Frame 1 (no input): blank canvas, image omitted
Frame 60 (the mouse pressed at the canvas centre just before this capture): blank canvas, image omitted
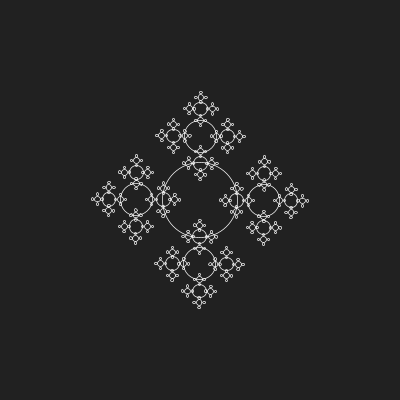
Frame 120 (the mouse held since frame 60 and released just before this capture)

The Processing sketch whose frames 1 and 60 were blank and that drew this single picture after the mouse press (run headless with seeded random() and noise(); from frame 60 on, the mouse is pressed at the canvas centre):

// Processing sketch: Recursion_Circles
// ── Recursion_Circles.pde
/**
 * Recursion
 * Original Code : D.Shiffman
 * Book : Nature of Code
 * Eg.8.3 (Chapter 8)
 *
 */


////////////////////////// GLOBALS ///////////////////////////

void setup() {
  size(400, 400);
}

////////////////////////// SETUP ///////////////////////////

void draw() {
  background(33);
  stroke(255);
  noFill();
  float rad = map(mouseX, 0, width, 1, 300);
  float angle = map(mouseY, 0, height, 1, 360);

  pushMatrix();
  translate(width/2, height/2);
  rotate(radians(angle));
  drawCircle(0, 0, rad);
  popMatrix();
 
}

////////////////////////// FUNCTIONS ////////////////////

void drawCircle(float x, float y, float radius) {
  strokeWeight(0.7);
  ellipse(x, y, radius/2, radius/2);
  if (radius > 10.5) {
  
    radius *= 0.85f;
    //println(radius);
    drawCircle(x+radius/2, y, radius/2);
    drawCircle(x-radius/2, y, radius/2);
    drawCircle(x, y+radius/2, radius/2);
    drawCircle(x, y-radius/2, radius/2);
  }
}
